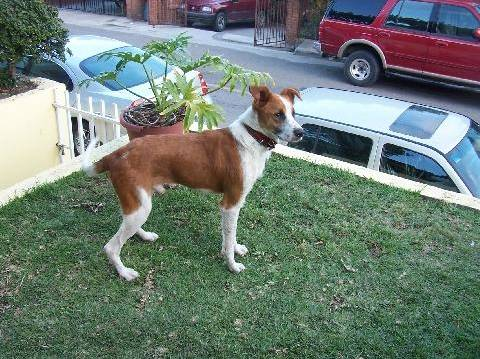
#> input picture code/python/enpei/dog.jpg, 480 x 359 px, found by its file name
$ python 04.opencv_test.py
#> lines starting #> are read from the running program, lines starting #| are printed output that depends on the picture
import matplotlib.pyplot as plt
import numpy as np
import cv2
from PIL import Image

print(cv2.__version__)

# opencv 默认是以 BGR通道顺序 打开的
img = cv2.imread("code\python\enpei\dog.jpg")
#> img is the input picture: shape (359, 480, 3); mean B, G, R 116.6, 125.2, 110.3
print(type(img))
#| <class 'numpy.ndarray'>
print(img.shape)
#| (359, 480, 3)
# print(img)

# BGR-->RGB，在matplotlib显示
rgb_img = cv2.cvtColor(img, cv2.COLOR_BGR2RGB)

# plt.imshow(img)
# 关闭坐标轴显示
# plt.axis('off')

fig, axes = plt.subplots(1, 3, figsize=(15, 5))

# matplotlib 是以 RGB通道顺序 显示的
# plt.imshow(rgb_img)


img_gray = cv2.imread("code\python\enpei\dog.jpg", cv2.IMREAD_GRAYSCALE)
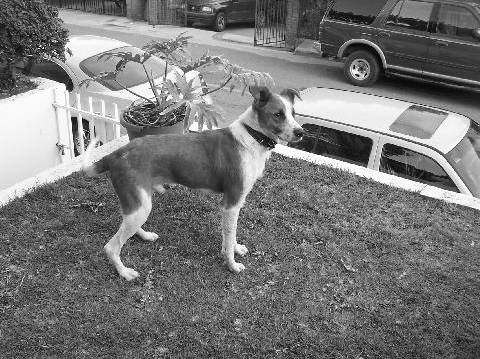
#> img_gray: shape (359, 480); min 0, max 255, mean 119.7
print(img_gray.shape)
#| (359, 480)
# plt.imshow(img_gray)

axes[0].imshow(img)
axes[1].imshow(rgb_img)
axes[2].imshow(img_gray, "gray")


plt.show()
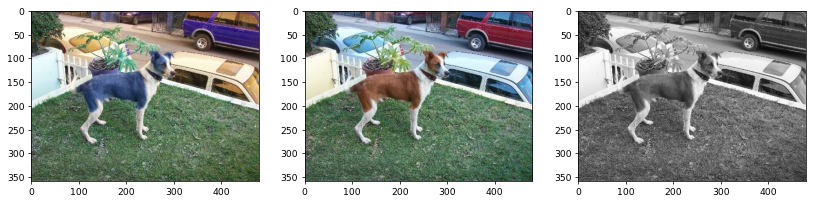
#> figure drawn by matplotlib, 3 panels; B, G, R data is drawn as R, G, B
